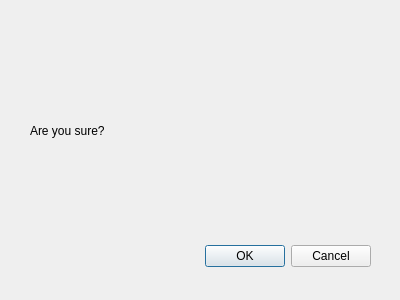
<?xml version="1.0" encoding="UTF-8"?>
<ui version="4.0">
 <class>Dialog</class>
 <widget class="QDialog" name="Dialog">
  <property name="geometry">
   <rect>
    <x>0</x>
    <y>0</y>
    <width>400</width>
    <height>300</height>
   </rect>
  </property>
  <property name="windowTitle">
   <string>Dialog</string>
  </property>
  <widget class="QDialogButtonBox" name="buttonBox">
   <property name="geometry">
    <rect>
     <x>30</x>
     <y>240</y>
     <width>341</width>
     <height>32</height>
    </rect>
   </property>
   <property name="orientation">
    <enum>Qt::Horizontal</enum>
   </property>
   <property name="standardButtons">
    <set>QDialogButtonBox::Cancel|QDialogButtonBox::Ok</set>
   </property>
  </widget>
  <widget class="QLabel" name="label">
   <property name="geometry">
    <rect>
     <x>30</x>
     <y>20</y>
     <width>311</width>
     <height>221</height>
    </rect>
   </property>
   <property name="text">
    <string>Are you sure?</string>
   </property>
  </widget>
 </widget>
 <resources/>
 <connections>
  <connection>
   <sender>buttonBox</sender>
   <signal>accepted()</signal>
   <receiver>Dialog</receiver>
   <slot>accept()</slot>
   <hints>
    <hint type="sourcelabel">
     <x>248</x>
     <y>254</y>
    </hint>
    <hint type="destinationlabel">
     <x>157</x>
     <y>274</y>
    </hint>
   </hints>
  </connection>
  <connection>
   <sender>buttonBox</sender>
   <signal>rejected()</signal>
   <receiver>Dialog</receiver>
   <slot>reject()</slot>
   <hints>
    <hint type="sourcelabel">
     <x>316</x>
     <y>260</y>
    </hint>
    <hint type="destinationlabel">
     <x>286</x>
     <y>274</y>
    </hint>
   </hints>
  </connection>
 </connections>
</ui>
